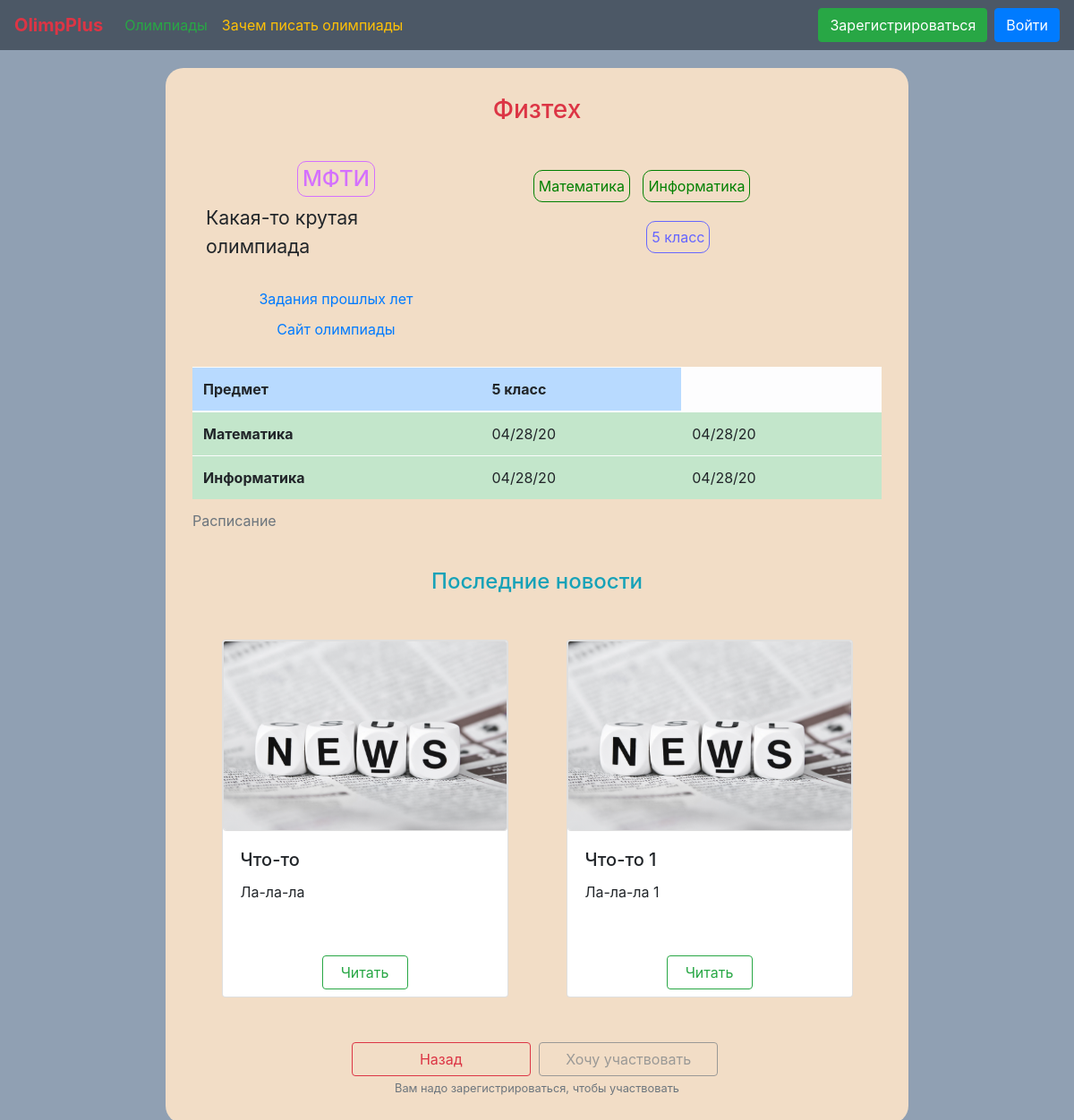
Page /particular_olimpiad/1 on the earlier database version.
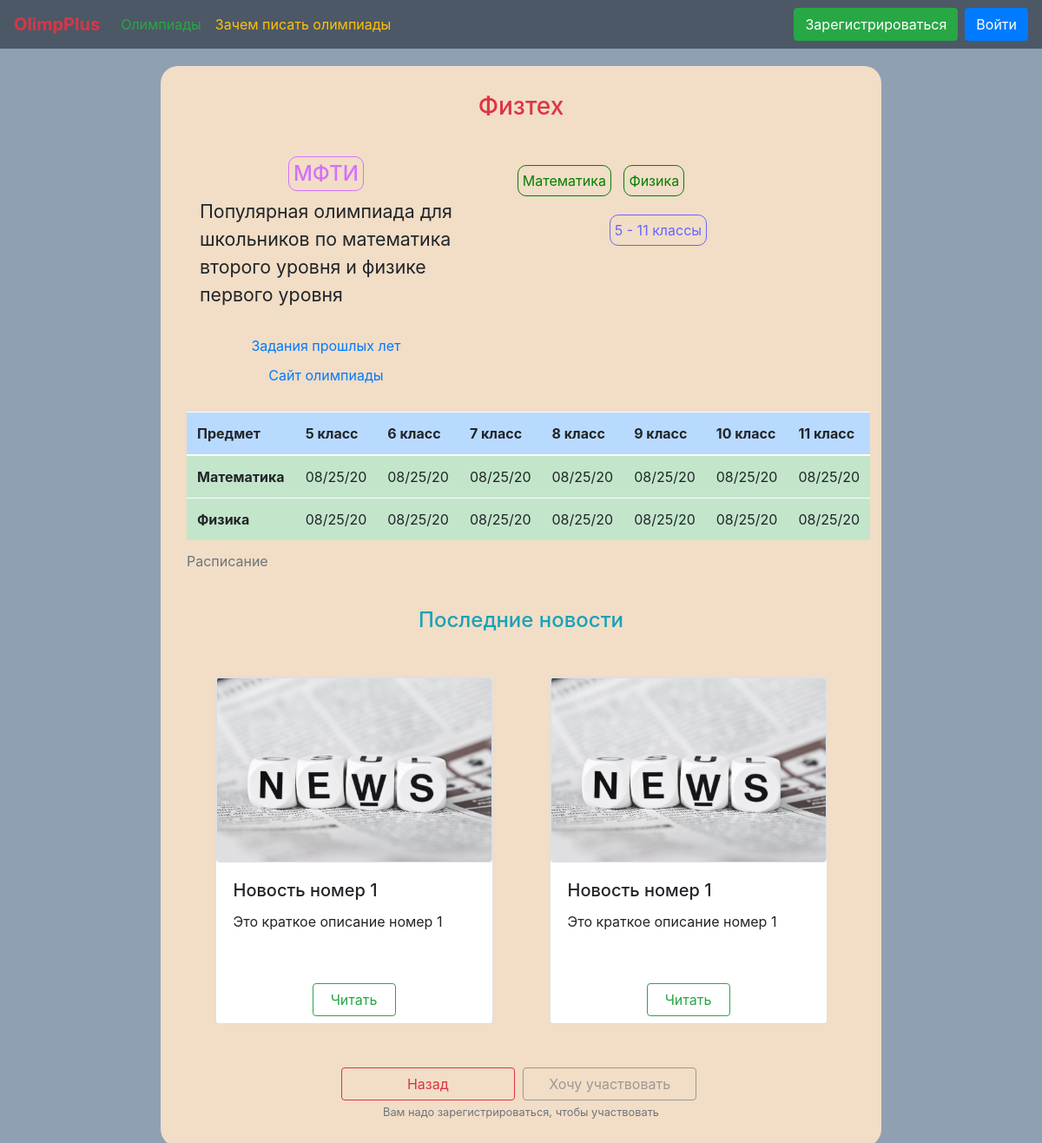
Same page on the later database version.
### data/tables/olimpiadsGroup.py (models this page shows, shortened)
class OlimpiadsGroup(SqlAlchemyBase):
    __tablename__ = 'olimpiads_groups'
    id = sqlalchemy.Column(sqlalchemy.Integer, primary_key=True, autoincrement=True)
    name = sqlalchemy.Column(sqlalchemy.String)
    organizer = sqlalchemy.Column(sqlalchemy.String)
    description = sqlalchemy.Column(sqlalchemy.String)
    subjects = sqlalchemy.Column(sqlalchemy.String)
    grades = sqlalchemy.Column(sqlalchemy.String)
    grades_description = sqlalchemy.Column(sqlalchemy.String)
    link = sqlalchemy.Column(sqlalchemy.String)
    cities = sqlalchemy.Column(sqlalchemy.String)
    photo = sqlalchemy.Column(sqlalchemy.String)
    news = orm.relationship('OlimpiadsGroupNews', backref='olimpiads_group_news')
    olimpiads = orm.relationship('Olimpiad', backref='olimpiads_group')

### data/tables/olimpiad.py (models this page shows, shortened)
class Olimpiad(SqlAlchemyBase):
    __tablename__ = 'olimpiads'
    id = sqlalchemy.Column(sqlalchemy.Integer, primary_key=True, autoincrement=True)
    subject = sqlalchemy.Column(sqlalchemy.String)
    grade = sqlalchemy.Column(sqlalchemy.String)
    city = sqlalchemy.Column(sqlalchemy.String)
    tasks = sqlalchemy.Column(sqlalchemy.String)
    results = sqlalchemy.Column(sqlalchemy.String)
    olimpiads_group_id = sqlalchemy.Column(sqlalchemy.Integer, sqlalchemy.ForeignKey('olimpiads_groups.id'))
    registration_data = orm.relation("OlimpiadRegistration", backref='olimpiad', uselist=False)

### data/tables/olimpiadRegistration.py (models this page shows, shortened)
class OlimpiadRegistration(SqlAlchemyBase):
    __tablename__ = 'olimpiads_registration'
    id = sqlalchemy.Column(sqlalchemy.Integer, primary_key=True, autoincrement=True)
    date = sqlalchemy.Column(sqlalchemy.DateTime)
    documents = sqlalchemy.Column(sqlalchemy.String)
    olimpiad_id = sqlalchemy.Column(sqlalchemy.Integer, sqlalchemy.ForeignKey('olimpiads.id'))

### data/tables/olimpiadsGroupNews.py (models this page shows)
class OlimpiadsGroupNews(SqlAlchemyBase):
    __tablename__ = 'olimpiad_group_news'
    id = sqlalchemy.Column(sqlalchemy.Integer, primary_key=True, autoincrement=True)
    title = sqlalchemy.Column(sqlalchemy.String)
    description = sqlalchemy.Column(sqlalchemy.String)
    text = sqlalchemy.Column(sqlalchemy.String)
    photo = sqlalchemy.Column(sqlalchemy.String)
    date = sqlalchemy.Column(sqlalchemy.DateTime, default=datetime.datetime.now)
    olimpiad_group_id = sqlalchemy.Column(sqlalchemy.Integer, sqlalchemy.ForeignKey('olimpiads_groups.id'))

### main.py (the view)
@app.route('/particular_olimpiad/<int:olimpiad_id>')
def particular_olimpiad(olimpiad_id):
    db_session = create_session()
    item = db_session.query(OlimpiadsGroup).filter(OlimpiadsGroup.id == olimpiad_id).first()
    subjects = item.subjects.split(', ')
    all_news = sorted(db_session.query(OlimpiadsGroupNews).filter(
        OlimpiadsGroupNews.olimpiad_group_id == olimpiad_id).all(), key=lambda x: x.date)
    news_in_rows = []
    for i in range(0, min(len(all_news), 2), 2):
        news_in_rows.append(all_news[i: min(len(all_news), i + 2)])
    timetable = TimeTable(item.grades, item.subjects)
    for olimpiad in item.olimpiads:
        timetable.add(olimpiad.subject, olimpiad.grade, olimpiad.registration_data.date)
    return render_template("particular_olimpiad.html", olimpiad=item, subjects=subjects,
                           news=news_in_rows, timetable=timetable)

### data/database/all_for_session.py (called while the page is built)
def create_session() -> Session:
    global __factory
    return __factory()

### useful_things.py (called while the page is built)
    def add(self, subject, grade, value):
        self.empty = False
        if subject in self.dates:
            self.dates[subject][grade] = value
        else:
            self.dates[subject] = {grade: value}

### templates/particular_olimpiad.html (shortened to what the changed rows need)
{% extends "base.html" %}
{% block content %}
    <div class="info_block" style="background-color: #f2ddc6">
        <h3 class="text-center text-danger">{{ olimpiad.name }}</h3>
        <div class="container">
            <div class="row" style="margin-top: 40px">
                <div class="col-5">
                    <div align="center">
                        <h4 class="organizer_el" style="display:inline-block">
                            {{ olimpiad.organizer }}
                        </h4>
                    </div>
                    <p style="font-size: 16pt">{{ olimpiad.description }}</p>
                    <div class="text-center" style="margin-top: 30px">
                        <a href="../tasks/{{ olimpiad.id }}" class="card-link">Задания прошлых лет</a>
                    </div>
                    <div class="text-center" style="margin-top: 10px">
                        <a href="{{ olimpiad.link }}" class="card-link">Сайт олимпиады</a>
                    </div>
                </div>
                <div class="col">
                    <ul>
                        {% for s in subjects %}
                            <li class="subject_el">{{ s }}</li>
                        {% endfor %}
                    </ul>
                    <div align="center">
                        <div class="grade_el text-center" style="display: inline-block">
                                {{ olimpiad.grades_description }}
                        </div>
                    </div>
                </div>
            </div>
        </div>
        {% if not timetable.empty %}
            <table class="table table-light table-hover" style="margin-top: 30px">
                <caption>Расписание</caption>
                <thead>
                    <tr class="table-primary">
                        <th scope="col">Предмет</th>
                        {% for grade in timetable.grades %}
                            <th scope="col">{{ grade }} класс</th>
                        {% endfor %}
                    </tr>
                </thead>
                <tbody>
                    {% for subject, grades in timetable.dates.items() %}
                    <tr class="table-success">
                        <th scope="row">{{ subject }}</th>
                        {% for grade, value in grades.items() %}
                            <td>{{ value.strftime("%D") }}</td>
                        {% endfor %}
                    </tr>
                    {% endfor %}
                </tbody>
            </table>
        {% endif %}
        {% if news %}
            <h4 class="text-center text-info" style="margin-top: 30px">Последние новости</h4>
            <div class="container" style="margin-top: 50px">
                {% for row in news %}
                    <div class="row justify-content-between" style="margin-top: 30px; margin-bottom: 20px;">
                        {% for item in row %}
                            <div class="col">
                                <div class="card" style="width: 20rem; height: 25rem; padding-bottom: 8px; margin:auto">
                                    <img src={{ item.photo }} onerror="this.src='../static/img/news/default.jpg'" class="card card-img-top">
                                    <div class="card-body">
                                        <h5 class="card-title">{{ item.title }}</h5>
                                        <p class="card-text">{{ item.description }}</p>
                                    </div>
                                    <a href="../particular_news/{{ item.id }}" class="card-link btn btn-outline-success" style="width: 6rem; margin: auto">Читать</a>
                                </div>
                            </div>
                        {% endfor %}
                    </div>
                {% endfor %}
            </div>
        {% endif %}
        <div style="text-align: center; margin-top: 50px">
            <a href="/olimpiads" class="btn btn-outline-danger" style="display: inline-block; width: 200px; margin-right: 5px">
            </a>
            {% if current_user.is_authenticated %}
                <a href="/register_olimp/{{ olimpiad.id }}" class="btn btn-outline-info" style="display: inline-block; width: 200px; margin-right: 5px">
                    Хочу участвовать
                </a>
            {% else %}
                <a href="/register_olimp/{{ olimpiad.id }}" class="btn btn-outline-secondary disabled" aria-describedby="explanation" style="display: inline-block; width: 200px; margin-right: 5px">
                </a>
                <small id="explanation" class="form-text text-muted">Вам надо зарегистрироваться, чтобы участвовать</small>
            {% endif %}
        </div>
    </div>
{% endblock %}

Differences in the rows shown:
no longer on this page (row edited): OlimpiadRegistration: strftime "04/28/20"
no longer on this page (row edited): OlimpiadRegistration: strftime "04/28/20"
no longer on this page (row edited): Olimpiad: subject "Информатика", strftime "04/28/20"
no longer on this page (row edited): OlimpiadRegistration: strftime "04/28/20"
removed OlimpiadsGroupNews: title "Что-то", description "Ла-ла-ла"
removed OlimpiadsGroupNews: title "Что-то 1", description "Ла-ла-ла 1"
changed OlimpiadsGroup "Физтех": description "Какая-то крутая олимпиада" → "Популярная олимпиада для школьников по математика второго уровня и физике первого уровня"; grades_description "5 класс" → "5 - 11 классы"
added OlimpiadRegistration: strftime "08/25/20"
added OlimpiadRegistration: strftime "08/25/20"
added OlimpiadRegistration: strftime "08/25/20"
added OlimpiadRegistration: strftime "08/25/20"
added OlimpiadRegistration: strftime "08/25/20"
added Olimpiad: strftime "08/25/20", shown under "Математика"
added Olimpiad: strftime "08/25/20", shown under "Математика"
added Olimpiad: subject "Физика"
added OlimpiadRegistration: strftime "08/25/20"
added OlimpiadRegistration: strftime "08/25/20"
added OlimpiadRegistration: strftime "08/25/20"
added OlimpiadRegistration: strftime "08/25/20"
added OlimpiadRegistration: strftime "08/25/20"
added Olimpiad: strftime "08/25/20", shown under "Физика"
added Olimpiad: strftime "08/25/20", shown under "Физика"
added OlimpiadsGroupNews: title "Новость номер 1", description "Это краткое описание номер 1"
added OlimpiadsGroupNews: title "Новость номер 1", description "Это краткое описание номер 1"
Other differences:
new list line: "Физика"
new list line: "6 класс"
new list line: "7 класс"
new list line: "8 класс"
new list line: "9 класс"
new list line: "10 класс"
new list line: "11 класс"
list line gone: "Информатика"
